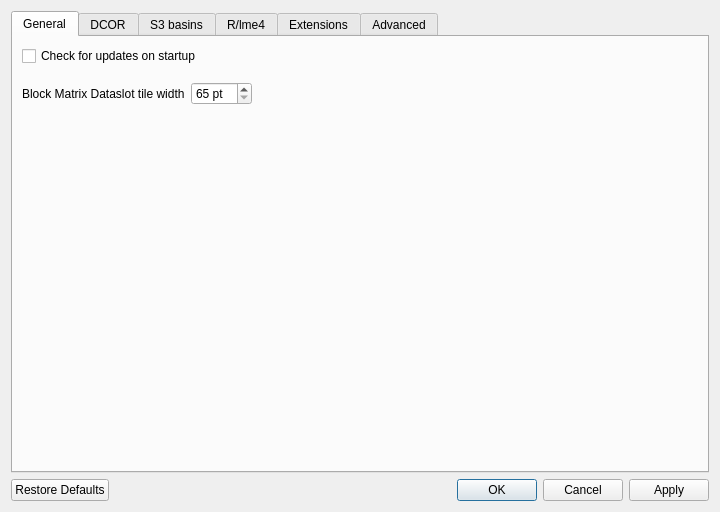
<?xml version="1.0" encoding="UTF-8"?>
<ui version="4.0">
 <class>Dialog</class>
 <widget class="QDialog" name="Dialog">
  <property name="geometry">
   <rect>
    <x>0</x>
    <y>0</y>
    <width>720</width>
    <height>512</height>
   </rect>
  </property>
  <property name="windowTitle">
   <string>Preferences</string>
  </property>
  <property name="windowIcon">
   <iconset theme="gtk-preferences">
    <normaloff>../../../../.designer/backup</normaloff>../../../../.designer/backup</iconset>
  </property>
  <layout class="QVBoxLayout" name="verticalLayout">
   <item>
    <widget class="QTabWidget" name="tabWidget">
     <property name="currentIndex">
      <number>0</number>
     </property>
     <widget class="QWidget" name="tab_general">
      <attribute name="title">
       <string>General</string>
      </attribute>
      <layout class="QVBoxLayout" name="verticalLayout_3">
       <item>
        <widget class="QCheckBox" name="general_check_for_updates">
         <property name="text">
          <string>Check for updates on startup</string>
         </property>
        </widget>
       </item>
       <item>
        <layout class="QHBoxLayout" name="horizontalLayout_6">
         <property name="topMargin">
          <number>10</number>
         </property>
         <item>
          <widget class="QLabel" name="label_11">
           <property name="text">
            <string>Block Matrix Dataslot tile width</string>
           </property>
          </widget>
         </item>
         <item>
          <widget class="QSpinBox" name="spinBox_slot_widget_width">
           <property name="suffix">
            <string> pt</string>
           </property>
           <property name="minimum">
            <number>65</number>
           </property>
           <property name="maximum">
            <number>500</number>
           </property>
           <property name="singleStep">
            <number>5</number>
           </property>
           <property name="value">
            <number>65</number>
           </property>
          </widget>
         </item>
         <item>
          <spacer name="horizontalSpacer_2">
           <property name="orientation">
            <enum>Qt::Orientation::Horizontal</enum>
           </property>
           <property name="sizeHint" stdset="0">
            <size>
             <width>0</width>
             <height>20</height>
            </size>
           </property>
          </spacer>
         </item>
        </layout>
       </item>
       <item>
        <spacer name="verticalSpacer_2">
         <property name="orientation">
          <enum>Qt::Orientation::Vertical</enum>
         </property>
         <property name="sizeHint" stdset="0">
          <size>
           <width>20</width>
           <height>40</height>
          </size>
         </property>
        </spacer>
       </item>
      </layout>
     </widget>
     <widget class="QWidget" name="tab_dcor">
      <attribute name="title">
       <string>DCOR</string>
      </attribute>
      <layout class="QVBoxLayout" name="verticalLayout_4">
       <item>
        <layout class="QFormLayout" name="formLayout_2">
         <item row="0" column="0">
          <widget class="QLabel" name="label_2">
           <property name="text">
            <string>Server</string>
           </property>
          </widget>
         </item>
         <item row="0" column="1">
          <widget class="QComboBox" name="dcor_servers">
           <property name="editable">
            <bool>true</bool>
           </property>
           <item>
            <property name="text">
             <string>dcor.mpl.mpg.de</string>
            </property>
           </item>
          </widget>
         </item>
         <item row="1" column="0">
          <widget class="QLabel" name="label_3">
           <property name="text">
            <string>API Key</string>
           </property>
          </widget>
         </item>
         <item row="1" column="1">
          <widget class="QLineEdit" name="dcor_api_key">
           <property name="text">
            <string/>
           </property>
           <property name="echoMode">
            <enum>QLineEdit::EchoMode::Password</enum>
           </property>
           <property name="placeholderText">
            <string>optional (to access private data)</string>
           </property>
          </widget>
         </item>
        </layout>
       </item>
       <item>
        <widget class="QCheckBox" name="dcor_use_ssl">
         <property name="text">
          <string>use SSL</string>
         </property>
         <property name="checked">
          <bool>true</bool>
         </property>
        </widget>
       </item>
       <item>
        <layout class="QHBoxLayout" name="horizontalLayout_2">
         <item>
          <widget class="QPushButton" name="pushButton_enc_token">
           <property name="sizePolicy">
            <sizepolicy hsizetype="Preferred" vsizetype="Fixed">
             <horstretch>0</horstretch>
             <verstretch>0</verstretch>
            </sizepolicy>
           </property>
           <property name="text">
            <string>Load an encrypted DCOR access token...</string>
           </property>
          </widget>
         </item>
         <item>
          <widget class="QLabel" name="label_6">
           <property name="text">
            <string>&lt;html&gt;&lt;head/&gt;&lt;body&gt;&lt;p&gt;&lt;a href=&quot;https://dc.readthedocs.io/en/latest/sec_self_hosting/operations.html#creating-an-encrypted-access-token&quot;&gt;&lt;span style=&quot; text-decoration: underline; color:#0000ff;&quot;&gt;What are encrypted tokens?&lt;/span&gt;&lt;/a&gt;&lt;/p&gt;&lt;/body&gt;&lt;/html&gt;</string>
           </property>
          </widget>
         </item>
        </layout>
       </item>
       <item>
        <spacer name="verticalSpacer_3">
         <property name="orientation">
          <enum>Qt::Orientation::Vertical</enum>
         </property>
         <property name="sizeHint" stdset="0">
          <size>
           <width>20</width>
           <height>40</height>
          </size>
         </property>
        </spacer>
       </item>
      </layout>
     </widget>
     <widget class="QWidget" name="tab">
      <attribute name="title">
       <string>S3 basins</string>
      </attribute>
      <layout class="QVBoxLayout" name="verticalLayout_9">
       <item>
        <widget class="QLabel" name="label_10">
         <property name="maximumSize">
          <size>
           <width>500</width>
           <height>16777215</height>
          </size>
         </property>
         <property name="text">
          <string>If you are working with DC datasets that have basins in an S3 object store, you can specify the corresponding access credentials here. Please restart DCscope for the settings to take effect.</string>
         </property>
         <property name="wordWrap">
          <bool>true</bool>
         </property>
        </widget>
       </item>
       <item>
        <layout class="QFormLayout" name="formLayout_3">
         <item row="0" column="0">
          <widget class="QLabel" name="label_7">
           <property name="text">
            <string>Endpoint URL</string>
           </property>
          </widget>
         </item>
         <item row="0" column="1">
          <widget class="QLineEdit" name="lineEdit_s3_endpoint_url">
           <property name="toolTip">
            <string>This is the endpoint URL that boto3 will attempt to connect to</string>
           </property>
           <property name="placeholderText">
            <string>e.g. https://objectstore.hpccloud.mpcdf.mpg.de</string>
           </property>
          </widget>
         </item>
         <item row="1" column="0">
          <widget class="QLabel" name="label_8">
           <property name="text">
            <string>Access Key ID</string>
           </property>
          </widget>
         </item>
         <item row="1" column="1">
          <widget class="QLineEdit" name="lineEdit_s3_access_key_id">
           <property name="toolTip">
            <string>This is the access key for accessing .rtdc resources on S3</string>
           </property>
           <property name="placeholderText">
            <string>e.g. 1ad3afa49c7241bac142ed4108343ea</string>
           </property>
          </widget>
         </item>
         <item row="2" column="0">
          <widget class="QLabel" name="label_9">
           <property name="text">
            <string>Secret Acces Key</string>
           </property>
          </widget>
         </item>
         <item row="2" column="1">
          <widget class="QLineEdit" name="lineEdit_s3_secret_access_key">
           <property name="toolTip">
            <string>This is the secret access key matching the Access Key ID</string>
           </property>
           <property name="echoMode">
            <enum>QLineEdit::EchoMode::Password</enum>
           </property>
           <property name="placeholderText">
            <string>e.g. a3a4862a92643be730c946d267015e20</string>
           </property>
          </widget>
         </item>
        </layout>
       </item>
       <item>
        <spacer name="verticalSpacer_5">
         <property name="orientation">
          <enum>Qt::Orientation::Vertical</enum>
         </property>
         <property name="sizeHint" stdset="0">
          <size>
           <width>20</width>
           <height>281</height>
          </size>
         </property>
        </spacer>
       </item>
      </layout>
     </widget>
     <widget class="QWidget" name="tab_r">
      <attribute name="title">
       <string>R/lme4</string>
      </attribute>
      <layout class="QVBoxLayout" name="verticalLayout_5">
       <item>
        <layout class="QFormLayout" name="formLayout">
         <item row="0" column="0">
          <widget class="QLabel" name="label">
           <property name="text">
            <string>R executable</string>
           </property>
          </widget>
         </item>
         <item row="0" column="1">
          <layout class="QHBoxLayout" name="horizontalLayout_4">
           <item>
            <widget class="QLineEdit" name="lme4_rpath"/>
           </item>
           <item>
            <widget class="QPushButton" name="pushButton_lme4_search">
             <property name="text">
              <string>Search manually...</string>
             </property>
            </widget>
           </item>
          </layout>
         </item>
         <item row="1" column="0">
          <widget class="QLabel" name="label_5">
           <property name="text">
            <string>R version</string>
           </property>
          </widget>
         </item>
         <item row="1" column="1">
          <widget class="QLabel" name="label_r_version">
           <property name="text">
            <string>R version</string>
           </property>
          </widget>
         </item>
         <item row="2" column="0">
          <widget class="QLabel" name="label_4">
           <property name="text">
            <string>lme4 package</string>
           </property>
          </widget>
         </item>
         <item row="2" column="1">
          <layout class="QHBoxLayout" name="horizontalLayout_5">
           <item>
            <widget class="QLabel" name="label_lme4_installed">
             <property name="text">
              <string>installed / not installed</string>
             </property>
            </widget>
           </item>
           <item>
            <widget class="QPushButton" name="pushButton_lme4_install">
             <property name="text">
              <string>Install...</string>
             </property>
            </widget>
           </item>
          </layout>
         </item>
        </layout>
       </item>
       <item>
        <spacer name="verticalSpacer_4">
         <property name="orientation">
          <enum>Qt::Orientation::Vertical</enum>
         </property>
         <property name="sizeHint" stdset="0">
          <size>
           <width>20</width>
           <height>40</height>
          </size>
         </property>
        </spacer>
       </item>
      </layout>
     </widget>
     <widget class="QWidget" name="tab_extensions">
      <attribute name="title">
       <string>Extensions</string>
      </attribute>
      <layout class="QHBoxLayout" name="horizontalLayout">
       <item>
        <widget class="QListWidget" name="listWidget_ext">
         <property name="sizeAdjustPolicy">
          <enum>QAbstractScrollArea::SizeAdjustPolicy::AdjustIgnored</enum>
         </property>
         <property name="showDropIndicator" stdset="0">
          <bool>false</bool>
         </property>
         <property name="alternatingRowColors">
          <bool>true</bool>
         </property>
         <property name="selectionMode">
          <enum>QAbstractItemView::SelectionMode::NoSelection</enum>
         </property>
         <property name="selectionBehavior">
          <enum>QAbstractItemView::SelectionBehavior::SelectItems</enum>
         </property>
        </widget>
       </item>
       <item>
        <layout class="QVBoxLayout" name="verticalLayout_6">
         <property name="spacing">
          <number>3</number>
         </property>
         <item>
          <widget class="QPushButton" name="pushButton_ext_load">
           <property name="text">
            <string>Add extension...</string>
           </property>
          </widget>
         </item>
         <item>
          <widget class="Line" name="line">
           <property name="orientation">
            <enum>Qt::Orientation::Vertical</enum>
           </property>
          </widget>
         </item>
         <item>
          <widget class="QWidget" name="widget_ext_controls" native="true">
           <layout class="QVBoxLayout" name="verticalLayout_8" stretch="0,10000,0">
            <property name="leftMargin">
             <number>0</number>
            </property>
            <property name="topMargin">
             <number>0</number>
            </property>
            <property name="rightMargin">
             <number>0</number>
            </property>
            <property name="bottomMargin">
             <number>0</number>
            </property>
            <item>
             <widget class="QLabel" name="label_ext_name">
              <property name="text">
               <string>TextLabel</string>
              </property>
              <property name="textFormat">
               <enum>Qt::TextFormat::PlainText</enum>
              </property>
              <property name="wordWrap">
               <bool>true</bool>
              </property>
             </widget>
            </item>
            <item>
             <widget class="QScrollArea" name="scrollArea">
              <property name="maximumSize">
               <size>
                <width>16777215</width>
                <height>16777215</height>
               </size>
              </property>
              <property name="widgetResizable">
               <bool>true</bool>
              </property>
              <widget class="QWidget" name="scrollAreaWidgetContents">
               <property name="geometry">
                <rect>
                 <x>0</x>
                 <y>0</y>
                 <width>333</width>
                 <height>318</height>
                </rect>
               </property>
               <layout class="QVBoxLayout" name="verticalLayout_7">
                <item>
                 <widget class="QLabel" name="label_ext_description">
                  <property name="sizePolicy">
                   <sizepolicy hsizetype="Preferred" vsizetype="Expanding">
                    <horstretch>0</horstretch>
                    <verstretch>0</verstretch>
                   </sizepolicy>
                  </property>
                  <property name="text">
                   <string>&lt;html&gt;&lt;head/&gt;&lt;body&gt;&lt;p&gt;Description that may span multiple lines in this scrolling panel.&lt;br/&gt;&lt;/p&gt;&lt;/body&gt;&lt;/html&gt;</string>
                  </property>
                  <property name="wordWrap">
                   <bool>true</bool>
                  </property>
                 </widget>
                </item>
               </layout>
              </widget>
             </widget>
            </item>
            <item>
             <layout class="QHBoxLayout" name="horizontalLayout_3">
              <item>
               <widget class="QCheckBox" name="checkBox_ext_enabled">
                <property name="text">
                 <string>enabled</string>
                </property>
               </widget>
              </item>
              <item>
               <spacer name="horizontalSpacer">
                <property name="orientation">
                 <enum>Qt::Orientation::Vertical</enum>
                </property>
                <property name="sizeHint" stdset="0">
                 <size>
                  <width>40</width>
                  <height>20</height>
                 </size>
                </property>
               </spacer>
              </item>
              <item>
               <widget class="QPushButton" name="pushButton_ext_remove">
                <property name="text">
                 <string>Remove</string>
                </property>
               </widget>
              </item>
             </layout>
            </item>
           </layout>
          </widget>
         </item>
        </layout>
       </item>
      </layout>
     </widget>
     <widget class="QWidget" name="tab_advanced">
      <attribute name="title">
       <string>Advanced</string>
      </attribute>
      <layout class="QVBoxLayout" name="verticalLayout_2">
       <item>
        <widget class="QCheckBox" name="advanced_developer_mode">
         <property name="text">
          <string>Developer mode</string>
         </property>
        </widget>
       </item>
       <item>
        <spacer name="verticalSpacer">
         <property name="orientation">
          <enum>Qt::Orientation::Vertical</enum>
         </property>
         <property name="sizeHint" stdset="0">
          <size>
           <width>20</width>
           <height>40</height>
          </size>
         </property>
        </spacer>
       </item>
      </layout>
     </widget>
    </widget>
   </item>
   <item>
    <widget class="QDialogButtonBox" name="buttonBox">
     <property name="standardButtons">
      <set>QDialogButtonBox::StandardButton::Apply|QDialogButtonBox::StandardButton::Cancel|QDialogButtonBox::StandardButton::Ok|QDialogButtonBox::StandardButton::RestoreDefaults</set>
     </property>
     <property name="centerButtons">
      <bool>false</bool>
     </property>
    </widget>
   </item>
  </layout>
 </widget>
 <resources/>
 <connections>
  <connection>
   <sender>buttonBox</sender>
   <signal>accepted()</signal>
   <receiver>Dialog</receiver>
   <slot>accept()</slot>
   <hints>
    <hint type="sourcelabel">
     <x>227</x>
     <y>393</y>
    </hint>
    <hint type="destinationlabel">
     <x>157</x>
     <y>274</y>
    </hint>
   </hints>
  </connection>
  <connection>
   <sender>buttonBox</sender>
   <signal>rejected()</signal>
   <receiver>Dialog</receiver>
   <slot>reject()</slot>
   <hints>
    <hint type="sourcelabel">
     <x>295</x>
     <y>399</y>
    </hint>
    <hint type="destinationlabel">
     <x>286</x>
     <y>274</y>
    </hint>
   </hints>
  </connection>
 </connections>
</ui>
